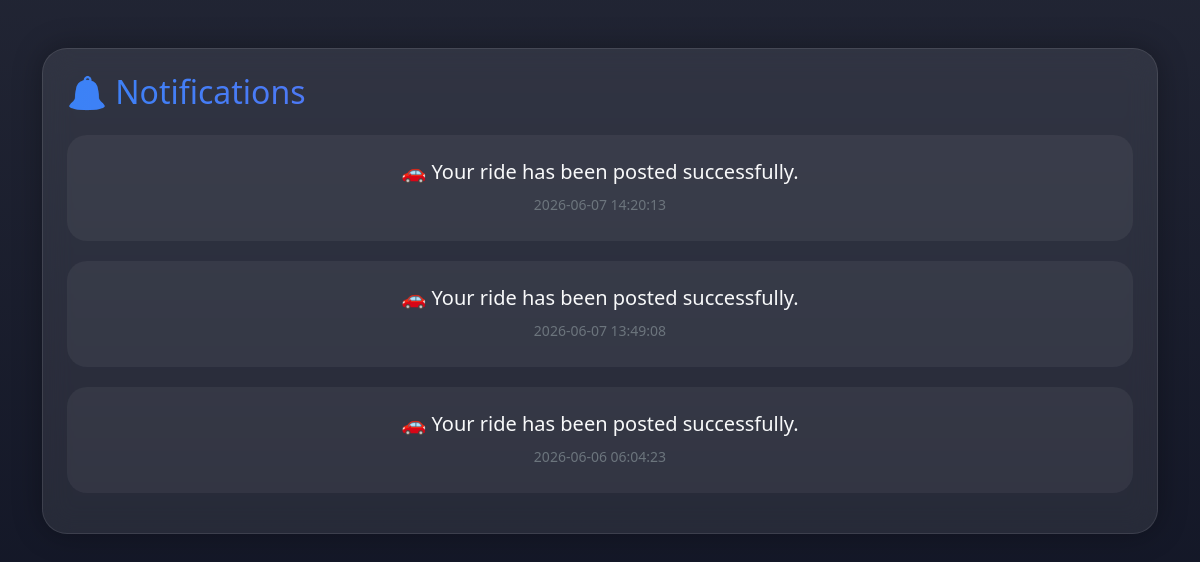
/notifications (signed in), run on the app's committed database.
### models/notification_model.py (models this page shows)
class Notification(db.Model):
    id = db.Column(db.Integer, primary_key=True)
    user_id = db.Column(db.Integer)
    message = db.Column(
        db.String(255)
    )
    is_read = db.Column(
    db.Boolean,
    default=False
)
    created_at = db.Column(
        db.DateTime,
        default=db.func.current_timestamp()
    )

### app.py (the view)
@app.route('/notifications')
def notifications():
    if 'user_id' not in session:
        return redirect('/login')
    notifications = Notification.query.filter_by(
        user_id=session['user_id']
    ).order_by(
        Notification.id.desc()
    ).all()
    for notification in notifications:
        notification.is_read = True
    db.session.commit()
    return render_template(
        'notifications.html',
        notifications=notifications
    )

### app.py (called while the page is built)
@app.context_processor
def notification_count():
    if 'user_id' in session:
        count = Notification.query.filter_by(
            user_id=session['user_id'],
            is_read=False
        ).count()
        return dict(
            notification_count=count
        )
    return dict(
        notification_count=0
    )

### templates/notifications.html (shortened to what this page needs)
<!DOCTYPE html>
<html lang="en">
<head>
    <link href="https://cdn.jsdelivr.net/npm/bootstrap@5.3.3/dist/css/bootstrap.min.css" rel="stylesheet">
    <link rel="stylesheet" href="{{ url_for('static', filename='css/style.css') }}">
</head>
<body class="home-body">
<div class="container py-5">
    <div class="glass-card p-4">
        <h2 class="gradient-text mb-4">
            🔔 Notifications
        </h2>
        {% if notifications %}
            {% for notification in notifications %}
            <div class="stats-card mb-3">
                <h5 class="text-light">
                    {{ notification.message }}
                </h5>
                <small class="text-secondary">
                    {{ notification.created_at }}
                </small>
            </div>
            {% endfor %}
        {% endif %}
    </div>
</div>
</body>
</html>

### static/css/style.css (style rules this page uses)
* { margin:0; padding:0; box-sizing:border-box; font-family:'Segoe UI',sans-serif; }
body { overflow-x:hidden; background:#020617; }
.home-body { min-height:100vh; background: linear-gradient(135deg,#020617 0%,#0f172a 50%,#1e293b 100%); color:white; background: linear-gradient(rgba(2,6,23,0.88),rgba(2,6,23,0.95)), url('https://images.unsplash.com/photo-1492144534655-ae79c964c9d?q=80&w=2083&auto=format&fit=crop'); background-size:cover; background-position:center; }
.gradient-text { background:linear-gradient(to right,#38bdf8,#8b5cf6); -webkit-background-clip:text; -webkit-text-fill-color:transparent; }
.glass-card { background:rgba(255,255,255,0.08); border:1px solid rgba(255,255,255,0.15); backdrop-filter:blur(16px); border-radius:28px; padding:40px; box-shadow:0 8px 40px rgba(0,0,0,0.4); color:white; }
.stats-card { text-align:center; }
.glass-card { transition:0.4s; }
.glass-card { animation:floatCard 4s ease-in-out infinite; }
.glass-card { width:380px; margin:auto; }
.stats-card { background:rgba(255,255,255,0.05); padding:25px; border-radius:20px; margin-top:20px; transition:0.3s; }
.glass-card { background:rgba(255,255,255,0.08); border:1px solid rgba(255,255,255,0.1); border-radius:25px; backdrop-filter:blur(15px); box-shadow:0px 0px 30px rgba(0,0,0,0.3); transition:0.3s; }
.gradient-text { background:linear-gradient(to right,#3b82f6,#8b5cf6); -webkit-background-clip:text; -webkit-text-fill-color:transparent; }
.glass-card { width: 100%; }

### data on the page
Notification: message "🚗 Your ride has been posted successfully.", created_at "2026-06-07 14:20:13"
Notification: message "🚗 Your ride has been posted successfully.", created_at "2026-06-07 13:49:08"
Notification: message "🚗 Your ride has been posted successfully.", created_at "2026-06-06 06:04:23"
